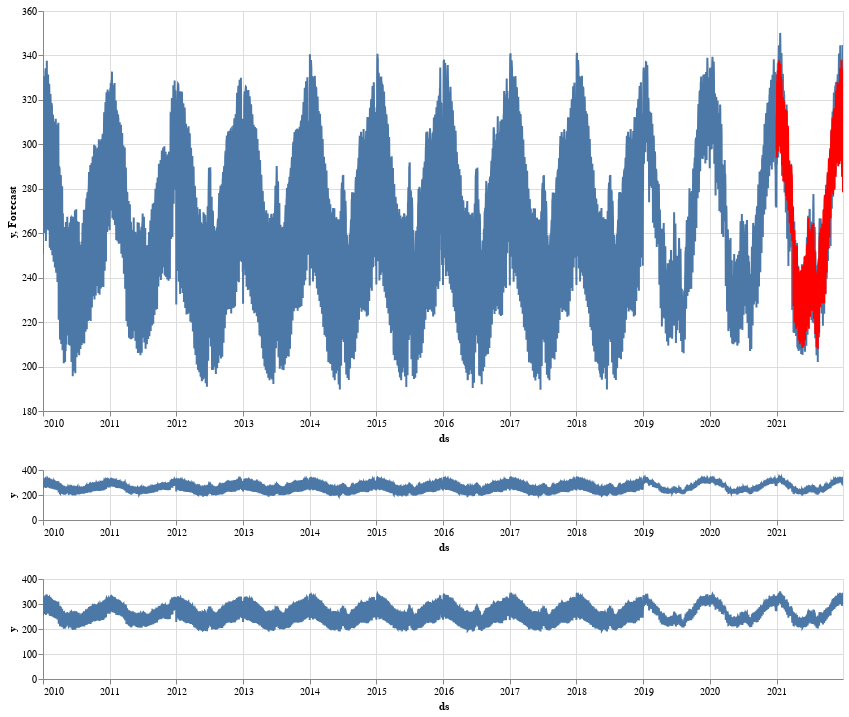

Notebook code cell kept with this figure:
### Code cell
# Interactive zoom on both X and Y axis with two lower graphs.

interval = alt.selection_interval(encodings=['x'])
verbruik_range = alt.selection_interval(encodings=['y'])

base = alt.Chart(df_nedu.reset_index()).mark_line(clip=True).encode(
    x='ds:T',
    y='y:Q'
)

forecast = alt.Chart(df_nedu_test.reset_index()).mark_line(clip=True).encode(
                     x='ds:T',
                     y='Forecast:Q'
                     )
    
chart = base.encode(
    x=alt.X('ds:T', scale=alt.Scale(domain=interval.ref())),
    y=alt.Y('y:Q', scale=alt.Scale(domain=verbruik_range.ref()))
).properties(
    width=800,
    height=400)

forecast_chart = forecast.encode(
    x=alt.X('ds:T', scale=alt.Scale(domain=interval.ref())),
    y=alt.Y('Forecast:Q', scale=alt.Scale(domain=verbruik_range.ref())),color=alt.value('red')
).properties(
    width=800,
    height=400)
    
view = base.add_selection(
    interval
).properties(
    width=800,
    height=50,
)

window = base.add_selection(
    verbruik_range
).properties(
    width=800,
    height=100,
)

chart + forecast_chart & view & window

### Figure 1 — Vega-Lite specification as saved in the notebook (floating-point values rounded to 4 significant figures; data arrays with more than 128 entries replaced by an {"elided": "..."} marker saying what was removed)
{"config": {"view": {"continuousWidth": 400, "continuousHeight": 300}}, "vconcat": [{"layer": [{"data": {"name": "data-705b560cd7645add33ff259b4cab400a"}, "mark": {"type": "line", "clip": true}, "encoding": {"x": {"type": "temporal", "field": "ds", "scale": {"domain": {"selection": "selector089"}}}, "y": {"type": "quantitative", "field": "y", "scale": {"domain": {"selection": "selector090"}}}}, "height": 400, "width": 800}, {"data": {"name": "data-f04f53cf574f94b007dbd857e0392660"}, "mark": {"type": "line", "clip": true}, "encoding": {"color": {"value": "red"}, "x": {"type": "temporal", "field": "ds", "scale": {"domain": {"selection": "selector089"}}}, "y": {"type": "quantitative", "field": "Forecast", "scale": {"domain": {"selection": "selector090"}}}}, "height": 400, "width": 800}]}, {"data": {"name": "data-705b560cd7645add33ff259b4cab400a"}, "mark": {"type": "line", "clip": true}, "encoding": {"x": {"type": "temporal", "field": "ds"}, "y": {"type": "quantitative", "field": "y"}}, "height": 50, "selection": {"selector089": {"type": "interval", "encodings": ["x"]}}, "width": 800}, {"data": {"name": "data-705b560cd7645add33ff259b4cab400a"}, "mark": {"type": "line", "clip": true}, "encoding": {"x": {"type": "temporal", "field": "ds"}, "y": {"type": "quantitative", "field": "y"}}, "height": 100, "selection": {"selector090": {"type": "interval", "encodings": ["y"]}}, "width": 800}], "$schema": "https://vega.github.io/schema/vega-lite/v4.8.1.json", "datasets": {"data-705b560cd7645add33ff259b4cab400a": {"elided": "4383 records"}, "data-f04f53cf574f94b007dbd857e0392660": {"elided": "365 records"}}}
